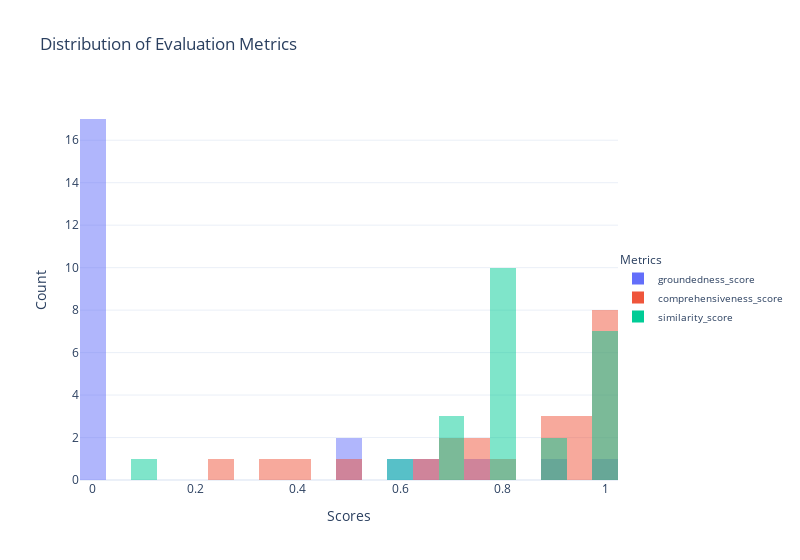

Here is the notebook cell this chart was saved with:
### Code cell
import plotly.express as px

# Plotting the histogram for groundedness, comprehensiveness, and similarity scores using Plotly
fig = px.histogram(evaluation_result_df.fillna(0),  # Fill NaN values with 0
                   x=['groundedness_score', 'comprehensiveness_score', 'similarity_score'], 
                   barmode='overlay', 
                   title='Distribution of Evaluation Metrics',
                   labels={'value': 'Scores', 'variable': 'Metrics'},
                   template='plotly_white',
                   nbins=50)  # Increased the number of bins

fig.update_layout(
    xaxis_title='Scores',
    yaxis_title='Count',
    legend_title='Metrics',
    legend=dict(x=1, y=0.5, traceorder='normal', font=dict(size=10)),
    width=800  # Reduced the width of the plot
)

fig.show()

### Figure 1 — Plotly figure (JSON) as saved in the notebook; plotly's stock layout.template omitted (floating-point values rounded to 4 significant figures)
{"data": [{"alignmentgroup": "True", "bingroup": "x", "hovertemplate": "Metrics=groundedness_score<br>Scores=%{x}<br>count=%{y}<extra></extra>", "legendgroup": "groundedness_score", "marker": {"color": "#636efa", "opacity": 0.5, "pattern": {"shape": ""}}, "name": "groundedness_score", "nbinsx": 50, "offsetgroup": "groundedness_score", "orientation": "v", "showlegend": true, "type": "histogram", "x": [0.5833, 0, 0, 0, 0, 0, 0, 0, 0.5, 0, 1, 0, 0, 0, 0.75, 0, 0, 0.6667, 0, 0, 0, 0.9091, 0.5, 0], "xaxis": "x", "yaxis": "y"}, {"alignmentgroup": "True", "bingroup": "x", "hovertemplate": "Metrics=comprehensiveness_score<br>Scores=%{x}<br>count=%{y}<extra></extra>", "legendgroup": "comprehensiveness_score", "marker": {"color": "#EF553B", "opacity": 0.5, "pattern": {"shape": ""}}, "name": "comprehensiveness_score", "nbinsx": 50, "offsetgroup": "comprehensiveness_score", "orientation": "v", "showlegend": true, "type": "histogram", "x": [0.9375, 0.5, 1, 0.4167, 0.7083, 0.7778, 1, 0.3704, 0.9286, 1, 1, 0.9375, 0.6667, 0.8889, 1, 0.875, 1, 0.7619, 0.7083, 0.75, 0.8889, 1, 1, 0.25], "xaxis": "x", "yaxis": "y"}, {"alignmentgroup": "True", "bingroup": "x", "hovertemplate": "Metrics=similarity_score<br>Scores=%{x}<br>count=%{y}<extra></extra>", "legendgroup": "similarity_score", "marker": {"color": "#00cc96", "opacity": 0.5, "pattern": {"shape": ""}}, "name": "similarity_score", "nbinsx": 50, "offsetgroup": "similarity_score", "orientation": "v", "showlegend": true, "type": "histogram", "x": [0.9, 0.6, 0.8, 0.7, 0.9, 0.8, 1, 0.1, 0.8, 0.8, 0.8, 1, 0.8, 0.8, 1, 0.8, 1, 1, 0.7, 0.8, 1, 0.8, 1, 0.7], "xaxis": "x", "yaxis": "y"}], "layout": {"barmode": "overlay", "legend": {"font": {"size": 10}, "title": {"text": "Metrics"}, "tracegroupgap": 0, "traceorder": "normal", "x": 1, "y": 0.5}, "title": {"text": "Distribution of Evaluation Metrics"}, "width": 800, "xaxis": {"anchor": "y", "domain": [0, 1], "title": {"text": "Scores"}}, "yaxis": {"anchor": "x", "domain": [0, 1], "title": {"text": "Count"}}}}
